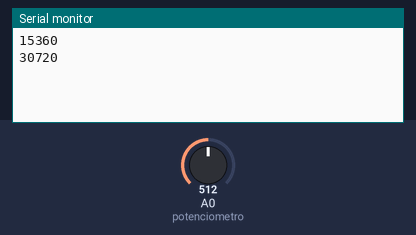
Bench run of a sketch on a simulated Arduino Uno, built with avr-gcc and run on an emulated ATmega328P. On the bench: the last lines printed to the serial monitor. The test bench sets the inputs (shaded band); at power-on: A0 (potenciometro) = 512.

Above: at 1.2 s.
1.3 s: A0 (potenciometro) set to 716
At 2.4 s:
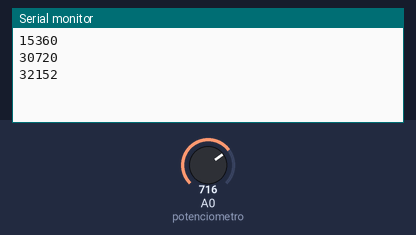
2.8 s: A0 (potenciometro) set to 900
At 3.8 s:
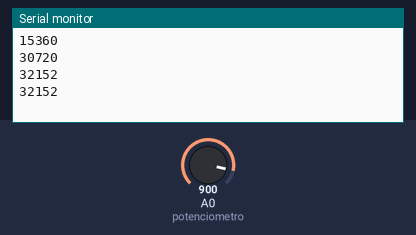
Timing chart, 0 to 5.8 s (numbered marks = the images above; inputs shaded):
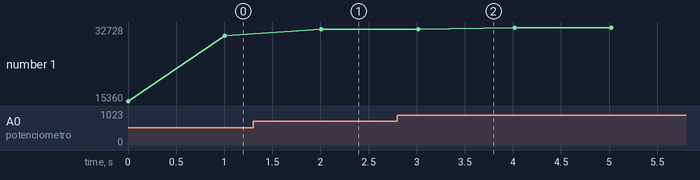

Measured:
- after the input at 1.3 s, the serial monitor: prints a new line after 0.71 s (image 1)
- plotted number 1: 30720 → 32152 after the input at 1.3 s, 32152 → 32728 after the input at 2.8 s

The sketch:

P_5_SendDP_ValMayor.ino
```cpp
int potenciometro = A0;

int totMuestras = 30;

void setup() {
  // put your setup code here, to run once:
  Serial.begin(9600);
}

int i, valor, valorMayor = -1; //99999;

void loop() {
  // put your main code here, to run repeatedly:
  for(i=0; i<totMuestras; i++){ //--> Teorema del limite central
      valor += analogRead(potenciometro);

      if(valor>valorMayor){
        valorMayor = valor;
      }
  }

  //Serial.println("Valor="+String(valor));
  Serial.println(valorMayor);
  delay(1000);
}

//preprocesamiento
```
